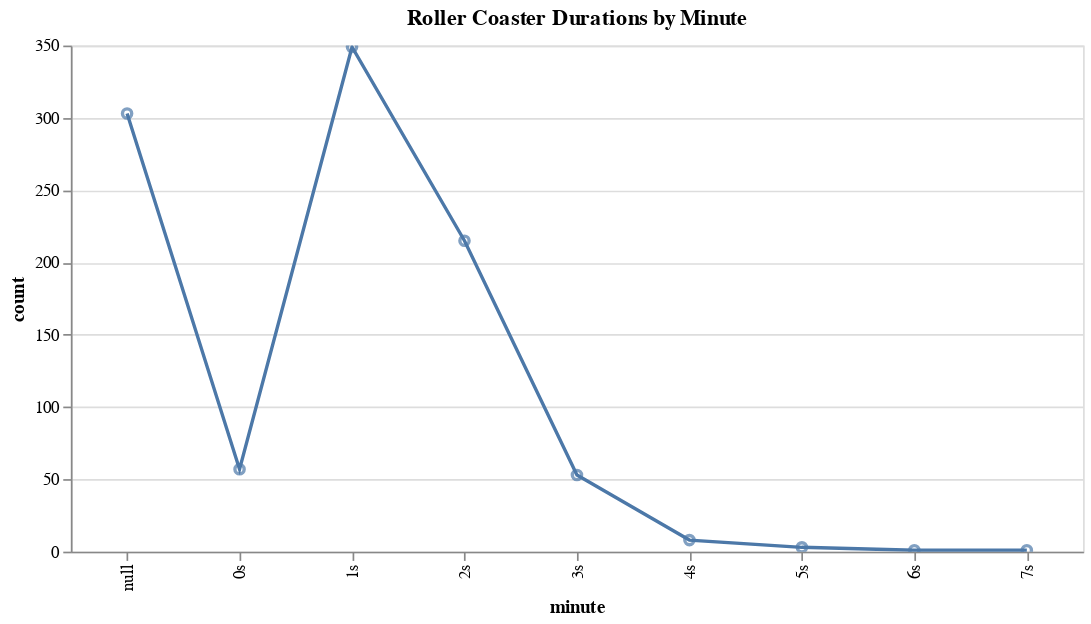

The notebook cell this image was saved under:
### Markdown cell above
### Analyze roller coaster durations by minute

### Code cell
# Get minute (floor)
dfx = df.select(
    (
        pl.col('duration').map_elements(
            lambda x: int(x.total_seconds() // 60), return_dtype=pl.Int64)
        .cast(pl.String) + 's'
    ).
    alias('minute')
)

# Aggregate
dfx = dfx.group_by('minute').agg(pl.col('minute').len().alias('count'))

(
    dfx.plot.scatter(x='minute', y='count')
    +
    dfx.plot.line(x='minute', y='count').properties(
        width=600, height=300, title='Roller Coaster Durations by Minute'
    )
)

### Figure 1 — Vega-Lite specification as saved in the notebook (floating-point values rounded to 4 significant figures)
{"config": {"view": {"continuousWidth": 300, "continuousHeight": 300}}, "layer": [{"mark": {"type": "point"}, "encoding": {"tooltip": [{"field": "minute", "type": "nominal"}, {"field": "count", "type": "quantitative"}], "x": {"field": "minute", "type": "nominal"}, "y": {"field": "count", "type": "quantitative"}}, "name": "view_34"}, {"mark": {"type": "line"}, "encoding": {"tooltip": [{"field": "minute", "type": "nominal"}, {"field": "count", "type": "quantitative"}], "x": {"field": "minute", "type": "nominal"}, "y": {"field": "count", "type": "quantitative"}}, "name": "view_35", "title": "Roller Coaster Durations by Minute"}], "data": {"name": "data-60fb8a517cb66bdb89bcc0188a60cfc7"}, "height": 300, "params": [{"name": "param_38", "select": {"type": "interval", "encodings": ["x", "y"]}, "bind": "scales", "views": ["view_34"]}, {"name": "param_39", "select": {"type": "interval", "encodings": ["x", "y"]}, "bind": "scales", "views": ["view_35"]}], "width": 600, "$schema": "https://vega.github.io/schema/vega-lite/v5.20.1.json", "datasets": {"data-60fb8a517cb66bdb89bcc0188a60cfc7": [{"minute": null, "count": 303}, {"minute": "4s", "count": 8}, {"minute": "0s", "count": 57}, {"minute": "1s", "count": 349}, {"minute": "6s", "count": 1}, {"minute": "3s", "count": 53}, {"minute": "7s", "count": 1}, {"minute": "2s", "count": 215}, {"minute": "5s", "count": 3}]}}
